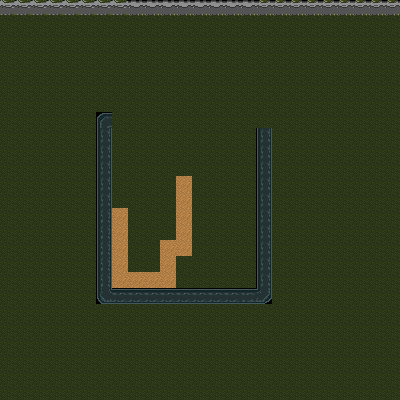

A 2D game scene composited from a Tiled map and its tileset images. What follows is a short description and the map's XML, with each tile layer's data collapsed to a summary:
An orthogonal 25x25 tile map with 16x16 px tiles, 1 tile layer (Tile Layer 1).

<map version="1.0" orientation="orthogonal" renderorder="right-down" width="25" height="25" tilewidth="16" tileheight="16">
 <tileset firstgid="1" name="map_tiles" tilewidth="16" tileheight="16">
  <image source="../map_tiles.png" width="160" height="320" />
 </tileset>
 <layer name="Tile Layer 1" width="25" height="25">
  <data>[625 cells, 625 non-empty, 12 distinct tile ids]</data>
 </layer>
</map>